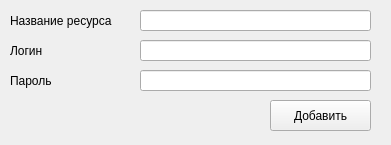
<?xml version="1.0" encoding="UTF-8"?>
<ui version="4.0">
 <class>add_password_window</class>
 <widget class="QWidget" name="add_password_window">
  <property name="geometry">
   <rect>
    <x>0</x>
    <y>0</y>
    <width>391</width>
    <height>145</height>
   </rect>
  </property>
  <property name="minimumSize">
   <size>
    <width>391</width>
    <height>145</height>
   </size>
  </property>
  <property name="maximumSize">
   <size>
    <width>391</width>
    <height>145</height>
   </size>
  </property>
  <property name="windowTitle">
   <string>Form</string>
  </property>
  <widget class="QLineEdit" name="add_site_line">
   <property name="geometry">
    <rect>
     <x>140</x>
     <y>10</y>
     <width>231</width>
     <height>21</height>
    </rect>
   </property>
  </widget>
  <widget class="QPushButton" name="add_data">
   <property name="geometry">
    <rect>
     <x>270</x>
     <y>100</y>
     <width>101</width>
     <height>31</height>
    </rect>
   </property>
   <property name="text">
    <string>Добавить</string>
   </property>
  </widget>
  <widget class="QLineEdit" name="add_login_line">
   <property name="geometry">
    <rect>
     <x>140</x>
     <y>40</y>
     <width>231</width>
     <height>21</height>
    </rect>
   </property>
  </widget>
  <widget class="QLineEdit" name="add_pass_line">
   <property name="geometry">
    <rect>
     <x>140</x>
     <y>70</y>
     <width>231</width>
     <height>21</height>
    </rect>
   </property>
  </widget>
  <widget class="QLabel" name="site">
   <property name="geometry">
    <rect>
     <x>10</x>
     <y>10</y>
     <width>121</width>
     <height>21</height>
    </rect>
   </property>
   <property name="text">
    <string>Название ресурса</string>
   </property>
  </widget>
  <widget class="QLabel" name="login">
   <property name="geometry">
    <rect>
     <x>10</x>
     <y>40</y>
     <width>121</width>
     <height>21</height>
    </rect>
   </property>
   <property name="text">
    <string>Логин</string>
   </property>
  </widget>
  <widget class="QLabel" name="password">
   <property name="geometry">
    <rect>
     <x>10</x>
     <y>70</y>
     <width>121</width>
     <height>21</height>
    </rect>
   </property>
   <property name="text">
    <string>Пароль</string>
   </property>
  </widget>
 </widget>
 <resources/>
 <connections/>
</ui>
